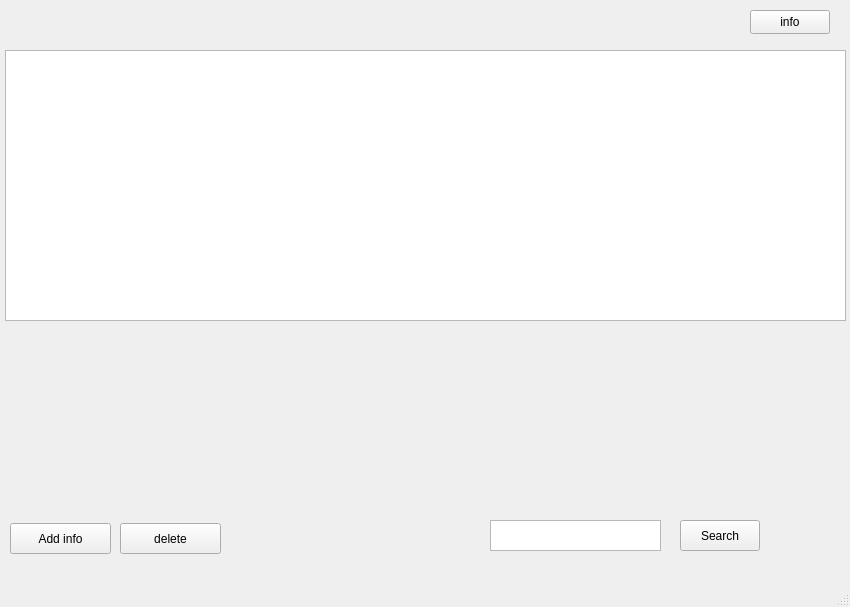
<?xml version="1.0" encoding="UTF-8"?>
<ui version="4.0">
 <class>MainWindow</class>
 <widget class="QMainWindow" name="MainWindow">
  <property name="geometry">
   <rect>
    <x>0</x>
    <y>0</y>
    <width>850</width>
    <height>607</height>
   </rect>
  </property>
  <property name="windowTitle">
   <string>MainWindow</string>
  </property>
  <widget class="QWidget" name="centralwidget">
   <widget class="QTableView" name="tableView">
    <property name="geometry">
     <rect>
      <x>5</x>
      <y>50</y>
      <width>841</width>
      <height>271</height>
     </rect>
    </property>
   </widget>
   <widget class="QPushButton" name="addButton">
    <property name="geometry">
     <rect>
      <x>10</x>
      <y>523</y>
      <width>101</width>
      <height>31</height>
     </rect>
    </property>
    <property name="text">
     <string>Add info</string>
    </property>
   </widget>
   <widget class="QPushButton" name="deleteButton">
    <property name="geometry">
     <rect>
      <x>120</x>
      <y>523</y>
      <width>101</width>
      <height>31</height>
     </rect>
    </property>
    <property name="text">
     <string>delete</string>
    </property>
   </widget>
   <widget class="QPushButton" name="SearchButton">
    <property name="geometry">
     <rect>
      <x>680</x>
      <y>520</y>
      <width>80</width>
      <height>31</height>
     </rect>
    </property>
    <property name="text">
     <string>Search</string>
    </property>
   </widget>
   <widget class="QTextEdit" name="textEdit">
    <property name="geometry">
     <rect>
      <x>490</x>
      <y>520</y>
      <width>171</width>
      <height>31</height>
     </rect>
    </property>
   </widget>
   <widget class="QPushButton" name="infoOfProgram">
    <property name="geometry">
     <rect>
      <x>750</x>
      <y>10</y>
      <width>80</width>
      <height>24</height>
     </rect>
    </property>
    <property name="text">
     <string>info</string>
    </property>
   </widget>
  </widget>
  <widget class="QMenuBar" name="menubar">
   <property name="geometry">
    <rect>
     <x>0</x>
     <y>0</y>
     <width>850</width>
     <height>21</height>
    </rect>
   </property>
  </widget>
  <widget class="QStatusBar" name="statusbar"/>
 </widget>
 <resources/>
 <connections/>
</ui>
